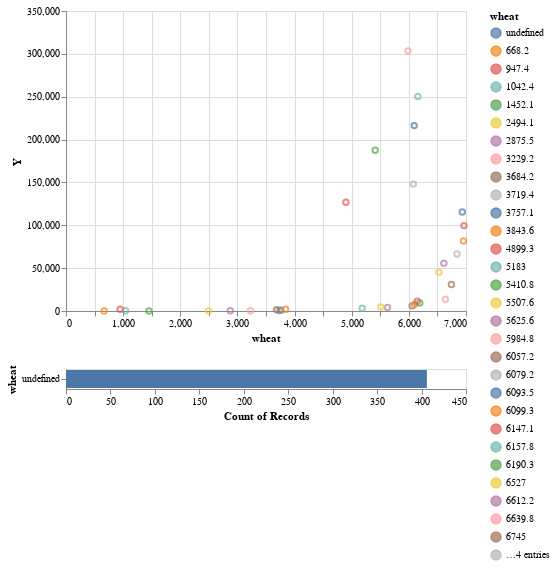

The cell this chart's notebook holds for it:
### Code cell
brush = alt.selection_interval()

points = alt.Chart(dataFr).mark_point().encode(
    x='wheat:Q',
    y='Y:Q',
    color=alt.condition(brush, 'wheat:N', alt.value('lightgray'))
).add_selection(
    brush
)

bars = alt.Chart(cars).mark_bar().encode(
    y='wheat:N',
    color='wheat:N',
    x='count(wheat):Q'
).transform_filter(
    brush
)

points & bars
